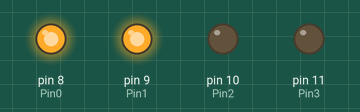
The sketch below on a simulated Arduino Uno, built with avr-gcc and run on an emulated ATmega328P. Shown: output pins drawn as LEDs (lit = HIGH).

Above: at 0.1 s.
Timing chart, 0 to 1.6 s (numbered marks = the images above):
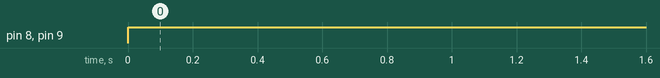

The sketch:

stepper-test-dir.ino
```cpp
int Pin0 = 8;
int Pin1 = 9;
int Pin2 = 10;
int Pin3 = 11;
int _step = 0;
boolean dir = true;// gre
void setup()
{
 pinMode(Pin0, OUTPUT);
 pinMode(Pin1, OUTPUT);
 pinMode(Pin2, OUTPUT);
 pinMode(Pin3, OUTPUT);
}
 void loop()
{
 switch(_step){
   case 0:
     digitalWrite(Pin0, HIGH);
     digitalWrite(Pin1, HIGH);
     digitalWrite(Pin2, LOW);
     digitalWrite(Pin3, LOW);
   break;
   case 1:
     digitalWrite(Pin0, LOW);
     digitalWrite(Pin1, HIGH);
     digitalWrite(Pin2, HIGH);
     digitalWrite(Pin3, LOW);
   break;
   case 2:
     digitalWrite(Pin0, LOW);
     digitalWrite(Pin1, LOW);
     digitalWrite(Pin2, HIGH);
     digitalWrite(Pin3, HIGH);
   break;
   case 3:
     digitalWrite(Pin0, LOW);
     digitalWrite(Pin1, HIGH);
     digitalWrite(Pin2, HIGH);
     digitalWrite(Pin3, LOW);
   break;
   case 4:
     digitalWrite(Pin0, HIGH);
     digitalWrite(Pin1, LOW);
     digitalWrite(Pin2, LOW);
     digitalWrite(Pin3, HIGH);
   break;
   case 5:
     digitalWrite(Pin0, HIGH);
     digitalWrite(Pin1, HIGH);
     digitalWrite(Pin2, LOW);
     digitalWrite(Pin3, LOW);
   break;
     case 6:
     digitalWrite(Pin0, LOW);
     digitalWrite(Pin1, HIGH);
     digitalWrite(Pin2, HIGH);
     digitalWrite(Pin3, LOW);
   break;
   case 7:
     digitalWrite(Pin0, LOW);
     digitalWrite(Pin1, LOW);
     digitalWrite(Pin2, HIGH);
     digitalWrite(Pin3, HIGH);
   break;
   default:
     digitalWrite(Pin0, HIGH);
     digitalWrite(Pin1, LOW);
     digitalWrite(Pin2, LOW);
     digitalWrite(Pin3, HIGH);
   break;
 }
 /*if(dir){
   _step++;
 }else{
   _step--;
 }
 if(_step>7){
   _step=0;
 }
 if(_step<0){
   _step=7;
 }
 delay(1);*/
}
```

Measured:
- by itself, pin 8 (Pin0), pin 9 (Pin1): LOW → HIGH at 0.00 s
